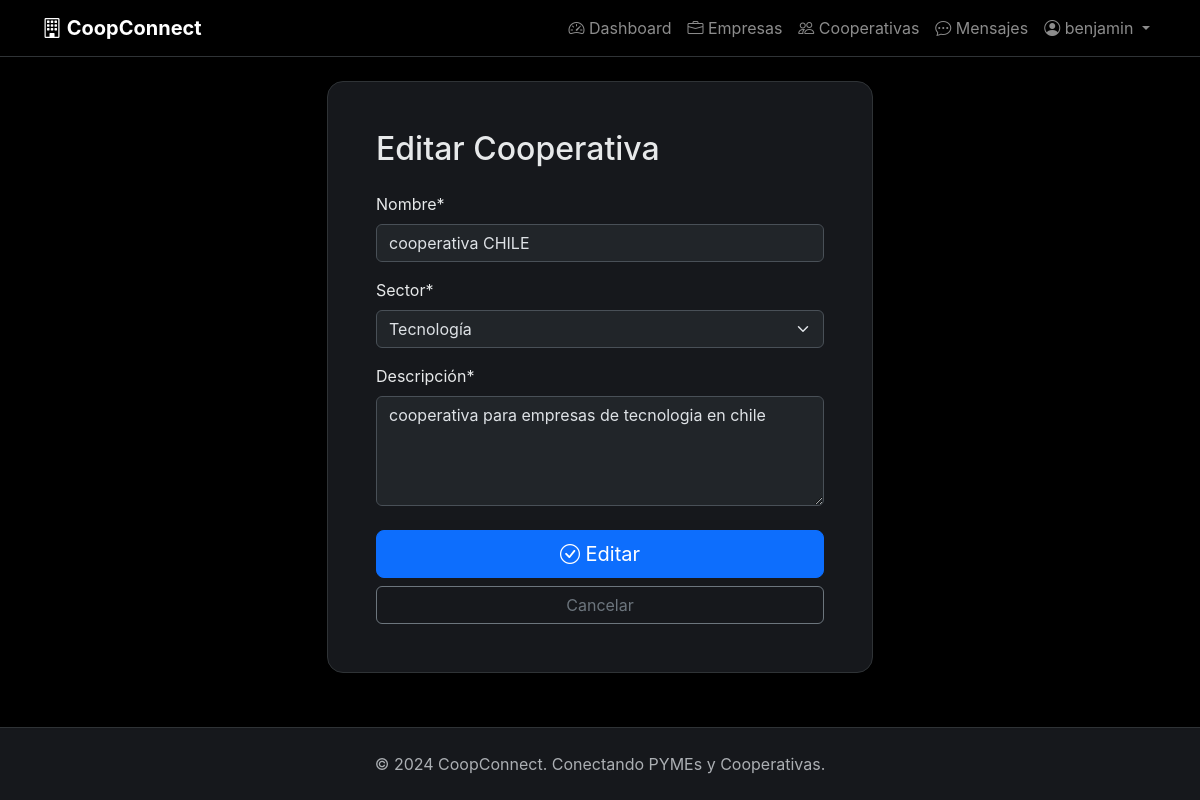
/organizations/cooperatives/1/edit/ (signed in), run on the app's committed database.
### organizations/models.py (models this page shows, shortened)
class Cooperative(models.Model):
    name = models.CharField(max_length=200, unique=True, verbose_name='Nombre')
    sector = models.CharField(max_length=50, choices=SECTOR_CHOICES, verbose_name='Sector')
    description = models.TextField(verbose_name='Descripción')
    companies = models.ManyToManyField(Company, related_name='cooperatives', blank=True)
    created_by = models.ForeignKey(User, on_delete=models.SET_NULL, null=True, related_name='cooperatives_created')
    created_at = models.DateTimeField(auto_now_add=True)
    class Meta:
        verbose_name = 'Cooperativa'
        verbose_name_plural = 'Cooperativas'
        ordering = ['-created_at']

### organizations/views.py (the view)
# urls.py: path('cooperatives/<int:pk>/edit/', views.cooperative_edit, name='cooperative_edit'),
@login_required
def cooperative_edit(request, pk):
    cooperative = get_object_or_404(Cooperative, pk=pk)
    if cooperative.created_by != request.user:
        messages.error(request, 'No tienes permiso para editar esta cooperativa.')
        return redirect('organizations:cooperative_detail', pk=cooperative.id)
    if request.method == 'POST':
        form = CooperativeForm(request.POST, instance=cooperative)
        if form.is_valid():
            form.save()
            messages.success(request, 'Cooperativa actualizada exitosamente.')
            return redirect('organizations:cooperative_detail', pk=cooperative.id)
    else:
        form = CooperativeForm(instance=cooperative)
    return render(request, 'organizations/cooperative_form.html', {'form': form, 'action': 'Editar', 'cooperative': cooperative})

### organizations/forms.py
class CooperativeForm(forms.ModelForm):
    class Meta:
        model = Cooperative
        fields = ['name', 'sector', 'description']
        widgets = {
            'name': forms.TextInput(attrs={'class': 'form-control', 'placeholder': 'Ej: Cooperativa Tech Chile'}),
            'sector': forms.Select(attrs={'class': 'form-select'}),
            'description': forms.Textarea(attrs={'class': 'form-control', 'rows': 4, 'placeholder': 'Describe la cooperativa...'}),
        }

### templates/organizations/cooperative_form.html (shortened to what this page needs)
{% extends 'base.html' %}
{% load crispy_forms_tags %}
{% block content %}
<div class="container mt-4">
    <div class="row justify-content-center">
        <div class="col-lg-6">
            <div class="card-custom p-5">
                <h2 class="mb-4">{{ action }} Cooperativa</h2>
                <form method="post">
                    {{ form|crispy }}
                    <div class="d-grid gap-2 mt-4">
                        <button type="submit" class="btn btn-primary btn-lg">
                            <i class="bi bi-check-circle"></i> {{ action }}
                        </button>
                        <a href="{% url 'organizations:cooperative_list' %}" class="btn btn-outline-secondary">Cancelar</a>
                    </div>
                </form>
            </div>
        </div>
    </div>
</div>
{% endblock %}

### templates/base.html (shortened to what this page needs)
<!DOCTYPE html>
{% load static %}
<html lang="es" data-bs-theme="dark">
<head>
    <link href="https://cdn.jsdelivr.net/npm/bootstrap@5.3.2/dist/css/bootstrap.min.css" rel="stylesheet">
    <link rel="stylesheet" href="https://cdn.jsdelivr.net/npm/bootstrap-icons@1.11.1/font/bootstrap-icons.css">
    <link rel="stylesheet" href="{% static 'css/styles.css' %}">
</head>
<body>
    {% block navbar %}
    <nav class="navbar navbar-expand-lg navbar-dark navbar-custom sticky-top">
        <div class="container">
            <a class="navbar-brand fw-bold" href="{% url 'dashboard' %}">
                <i class="bi bi-building"></i> CoopConnect
            </a>
            <div class="collapse navbar-collapse" id="navbarNav">
                <ul class="navbar-nav ms-auto">
                    <li class="nav-item">
                        <a class="nav-link" href="{% url 'dashboard' %}">
                            <i class="bi bi-speedometer2"></i> Dashboard
                        </a>
                    </li>
                    <li class="nav-item">
                        <a class="nav-link" href="{% url 'organizations:company_list' %}">
                            <i class="bi bi-briefcase"></i> Empresas
                        </a>
                    </li>
                    <li class="nav-item">
                        <a class="nav-link" href="{% url 'organizations:cooperative_list' %}">
                            <i class="bi bi-people"></i> Cooperativas
                        </a>
                    </li>
                    <li class="nav-item">
                        <a class="nav-link" href="{% url 'messaging:chat_list' %}">
                            <i class="bi bi-chat-dots"></i> Mensajes
                        </a>
                    </li>
                    <li class="nav-item dropdown">
                        <a class="nav-link dropdown-toggle" href="#" role="button" data-bs-toggle="dropdown">
                            <i class="bi bi-person-circle"></i> {{ user.username }}
                        </a>
                    </li>
                </ul>
            </div>
        </div>
    </nav>
    {% endblock %}
    <div class="content-wrapper">
        {% block content %}{% endblock %}
    </div>
    {% block footer %}
    <footer class="py-4 mt-5">
        <div class="container text-center text-muted">
            <p class="mb-0">&copy; 2024 CoopConnect. Conectando PYMEs y Cooperativas.</p>
        </div>
    </footer>
    {% endblock %}
</body>
</html>

### static/css/styles.css (style rules this page uses)
:root { --primary-blue: #1d9bf0; --dark-bg: #000000; --card-bg: #16181c; --border-color: #2f3336; --text-color: #e7e9ea; --text-muted: #71767b; }
body { background-color: var(--dark-bg); color: var(--text-color); font-family: -apple-system, BlinkMacSystemFont, "Segoe UI", Roboto, "Helvetica Neue", Arial, sans-serif; min-height: 100vh; display: flex; flex-direction: column; }
.navbar-custom { background-color: rgba(0, 0, 0, 0.95) !important; backdrop-filter: blur(10px); border-bottom: 1px solid var(--border-color); }
.navbar { background-color: #16181c; border-bottom: 1px solid var(--border-color); }
.navbar-brand { font-weight: 700; }
.card-custom { background-color: var(--card-bg); border: 1px solid var(--border-color); border-radius: 16px; transition: all 0.3s ease; }
.content-wrapper { flex: 1; }
footer { background-color: var(--card-bg); border-top: 1px solid var(--border-color); margin-top: auto; }

### data on the page
Cooperative: name "cooperativa CHILE", sector "Tecnología", description "cooperativa para empresas de tecnologia en chile"

### other printed values
{{ user.username }} "benjamin"
{{ action }} "Editar"
